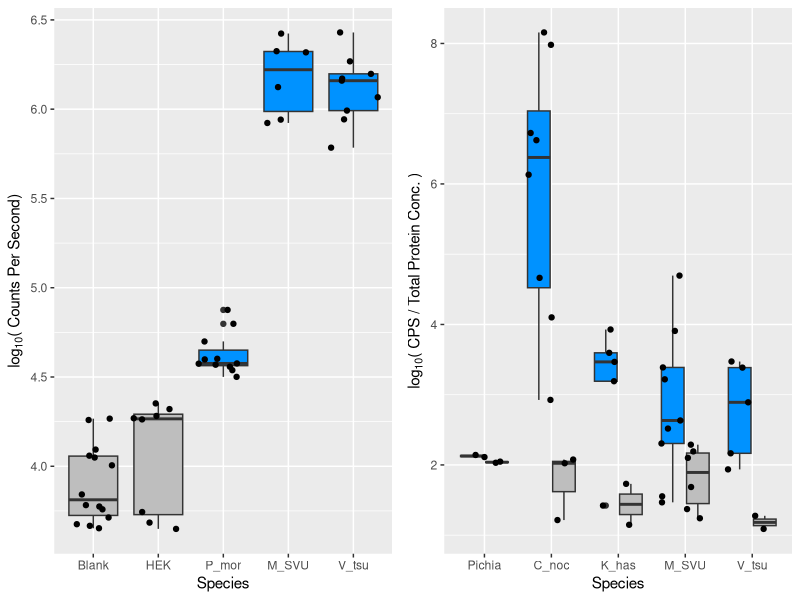

Write R code to recreate this figure.
#Figure 2 - In vitro expression of exemplars supports luciferase function
library(ggplot2); library(reshape2); library(dplyr); library(tidyverse); library(gridExtra)

light_data <- read.csv("Raw Data/expression-kinetics/2019_pichia_assays.csv",header=TRUE)
light_data2 <- light_data %>% group_by(Species,type,sample,count_type,Concentration,date) %>% summarise(mean_cps = mean(cps_norm))

#Pichia yeast expression plot###
sp <- c("Pichia","CNO","KHC","SVU","VTS")
light_data2$Species <- factor(light_data2$Species,levels=sp)
Figure2b <- ggplot(data=light_data2, aes(x = Species, y = log10(mean_cps),fill=count_type)) + geom_boxplot() +
  geom_point(position = position_jitterdodge()) + scale_discrete_manual(aes(x=sp)) +
  xlab("Species") + ylab(expression('log'[10]*'( CPS / Total Protein Conc. )')) +
  scale_fill_manual(values = c("#0092ff","grey"),name="Measures",labels=c("After + luciferin","Before")) +
  scale_x_discrete(labels=c("Pichia","C_noc","K_has","M_SVU","V_tsu")) +
  theme(legend.position = "none")

	##############
	#Mammalian expression
mam_data <- read.csv(file="Raw Data/expression-kinetics/2014_mammalian_assays.csv", header=TRUE)
#Add column for dilution*substrate
luciferin <- mam_data$dilution*mam_data$substrate
mam_data2 <- cbind(mam_data,luciferin)
mam_data <- mam_data2

#Subset data. the Soro-luc constructs did not have proper signal peptides
	tsuluc <- grep("VtLa", mam_data$construct); tsujii <- mam_data[tsuluc,];
	pmorluc <- grep("PhM", mam_data$construct); morini <- mam_data[pmorluc,]
	svuluc <- grep("SVUluc", mam_data$construct); svu <- mam_data[svuluc,]
	blank <- grep("Blank", mam_data$construct); blankcells <- mam_data[blank,]
	hek <- grep("HEK", mam_data$construct); hekcells <- mam_data[hek,]
	mam_combine <- rbind(tsujii, morini, hekcells, blankcells, svu)
	subset(mam_combine, log(luciferin) > 6.5) -> maxluc

quartz("Figure 2", 9, 3)

Figure2a <- ggplot(data=maxluc, aes(x=construct, y=log10(light), fill=construct)) + scale_fill_manual(values=c("grey","grey","#0092ff","#0092ff","#0092ff")) + geom_boxplot() + geom_jitter() + xlab("Species") + ylab(expression('log'[10]*'( Counts Per Second)')) +
  scale_x_discrete(labels = c("Blank", "HEK", "P_mor", "M_SVU", "V_tsu")) +
  theme(legend.position = "none")

grid.arrange(Figure2a, Figure2b, nrow = 1)
